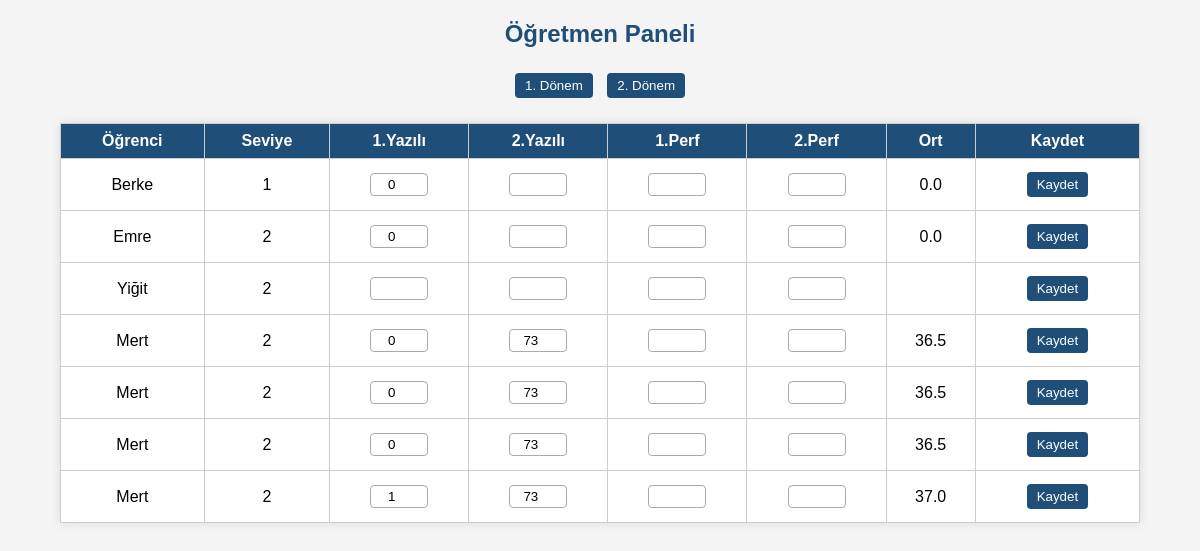
/teacher (signed in), run on the app's committed database.
### tables this page shows
CREATE TABLE grades (
        id INTEGER PRIMARY KEY AUTOINCREMENT,
        student_id INTEGER,
        term INTEGER,
        yazili1 INTEGER,
        yazili2 INTEGER,
        perf1 INTEGER,
        perf2 INTEGER,
        proje INTEGER,
        ort REAL,
        yilsonu REAL
    );

CREATE TABLE users (
        id INTEGER PRIMARY KEY AUTOINCREMENT,
        username TEXT,
        password TEXT,
        role TEXT,
        seviye INTEGER
    );

### app.py (the view)
@app.route("/teacher")
def teacher():
    if session.get("role") != "teacher":
        return redirect("/")
    conn = sqlite3.connect("database.db")
    cur = conn.cursor()
    cur.execute("""
    SELECT users.id, users.username, users.seviye, grades.yazili1, grades.yazili2,
           grades.perf1, grades.perf2, grades.proje, grades.ort, grades.yilsonu
    FROM users
    LEFT JOIN grades ON users.id = grades.student_id AND grades.term=1
    WHERE users.role='student'
    """)
    term1_data = cur.fetchall()
    cur.execute("""
    SELECT users.id, users.username, users.seviye, grades.yazili1, grades.yazili2,
           grades.perf1, grades.perf2, grades.proje, grades.ort, grades.yilsonu
    FROM users
    LEFT JOIN grades ON users.id = grades.student_id AND grades.term=2
    WHERE users.role='student'
    """)
    term2_data = cur.fetchall()
    conn.close()
    return render_template("teacher.html", term1=term1_data, term2=term2_data)

### templates/teacher.html (shortened to what this page needs)
<!DOCTYPE html>
<html>
<head>
    <link rel="stylesheet" href="{{ url_for('static', filename='style.css') }}">
</head>
<body>
    <h2>Öğretmen Paneli</h2>
    <div class="tab-buttons">
        <button onclick="showTerm(1)">1. Dönem</button>
        <button onclick="showTerm(2)">2. Dönem</button>
    </div>
    <div id="term1" class="term-table active">
        <table>
            <tr>
                <th>Öğrenci</th><th>Seviye</th><th>1.Yazılı</th><th>2.Yazılı</th>
                <th>1.Perf</th><th>2.Perf</th><th>Ort</th><th>Kaydet</th>
            </tr>
            {% for s in term1 %}
            <form method="POST" action="/add_grade">
            <tr>
                <td>{{ s[1] }}</td>
                <td>{{ s[2] }}</td>
                <td><input type="number" name="yazili1" value="{{ '' if s[3] is none else s[3] }}"></td>
                <td><input type="number" name="yazili2" value="{{ '' if s[4] is none else s[4] }}"></td>
                <td><input type="number" name="perf1" value="{{ '' if s[5] is none else s[5] }}"></td>
                <td><input type="number" name="perf2" value="{{ '' if s[6] is none else s[6] }}"></td>
                <td>{{ '' if s[8] is none else s[8] }}</td>
                <td>
                    <button type="submit">Kaydet</button>
                </td>
            </tr>
            </form>
            {% endfor %}
        </table>
    </div>
</body>
</html>

### static/style.css (style rules this page uses)
body { font-family: Arial, sans-serif; background-color: #f4f4f4; margin: 0; padding: 0; }
h2 { text-align: center; margin-top: 20px; color: #1f4e79; }
table { border-collapse: collapse; width: 90%; margin: 20px auto; background-color: #fff; box-shadow: 0 0 10px rgba(0,0,0,0.1); }
th, td { border: 1px solid #333; padding: 8px; text-align: center; }
th { background-color: #1f4e79; color: white; }
button { background-color: #1f4e79; color: white; padding: 5px 10px; border: none; cursor: pointer; border-radius: 4px; margin: 5px; }
input[type="number"] { width: 60px; padding: 3px; text-align: center; border-radius: 4px; border: 1px solid #aaa; }
form { display: inline-block; }
.term-table { margin-top: 20px; }

### templates/teacher.html (style rules this page uses)
body { font-family: Arial, sans-serif; }
h2 { text-align: center; margin-top: 20px; }
table { margin: 0 auto; border-collapse: collapse; width: 90%; }
th, td { border: 1px solid #ccc; padding: 8px; text-align: center; }
th { background-color: #1f4e79; color: white; }
input[type="number"] { width: 50px; padding: 3px; text-align: center; }
button { padding: 5px 10px; cursor: pointer; }
.tab-buttons { text-align: center; margin: 20px 0; }
.term-table { display: none; }
.term-table.active { display: block; }

### data on the page
grades: username "Berke", seviye "1", yazili1 "0", ort "0.0"
grades: username "Emre", seviye "2", yazili1 "0", ort "0.0"
users: username "Yiğit", seviye "2"
grades: username "Mert", seviye "2", yazili1 "0", yazili2 "73", ort "36.5"
grades: username "Mert", seviye "2", yazili1 "0", yazili2 "73", ort "36.5"
grades: username "Mert", seviye "2", yazili1 "0", yazili2 "73", ort "36.5"
grades: username "Mert", seviye "2", yazili1 "1", yazili2 "73", ort "37.0"
